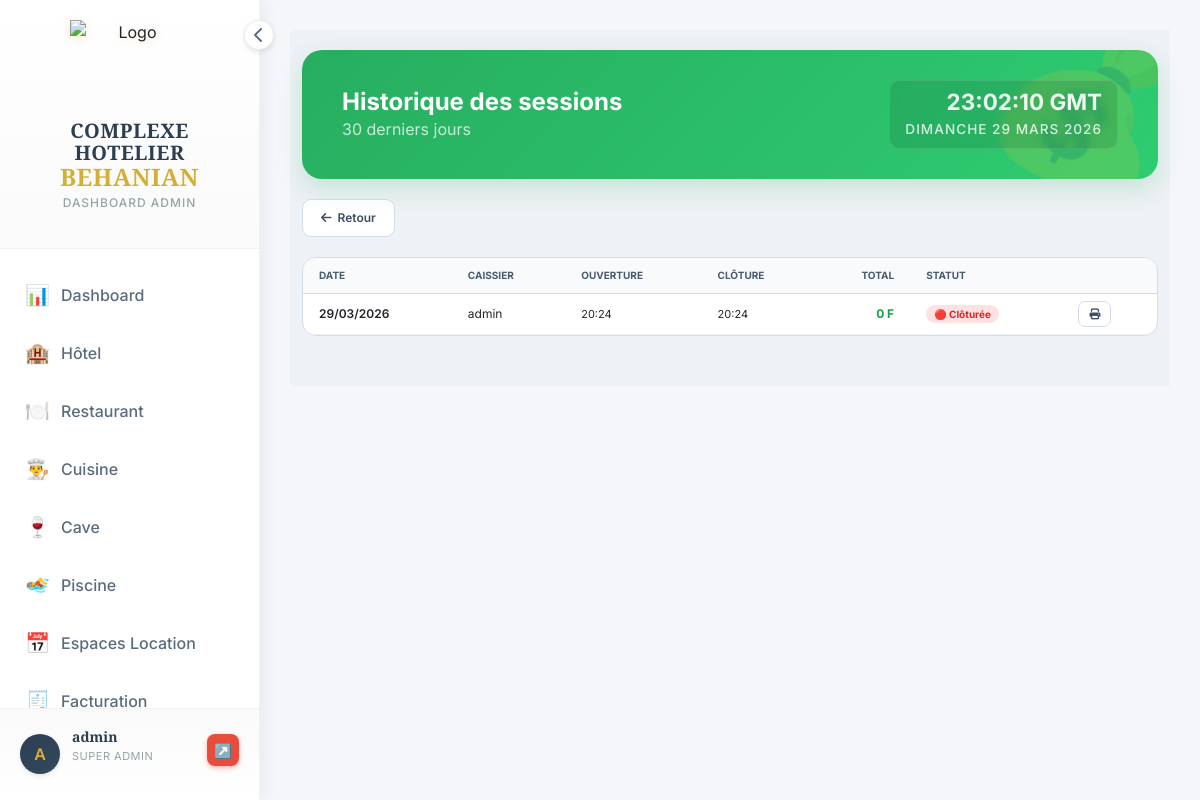
The app's page /caisse/historique/ (signed in), older data.
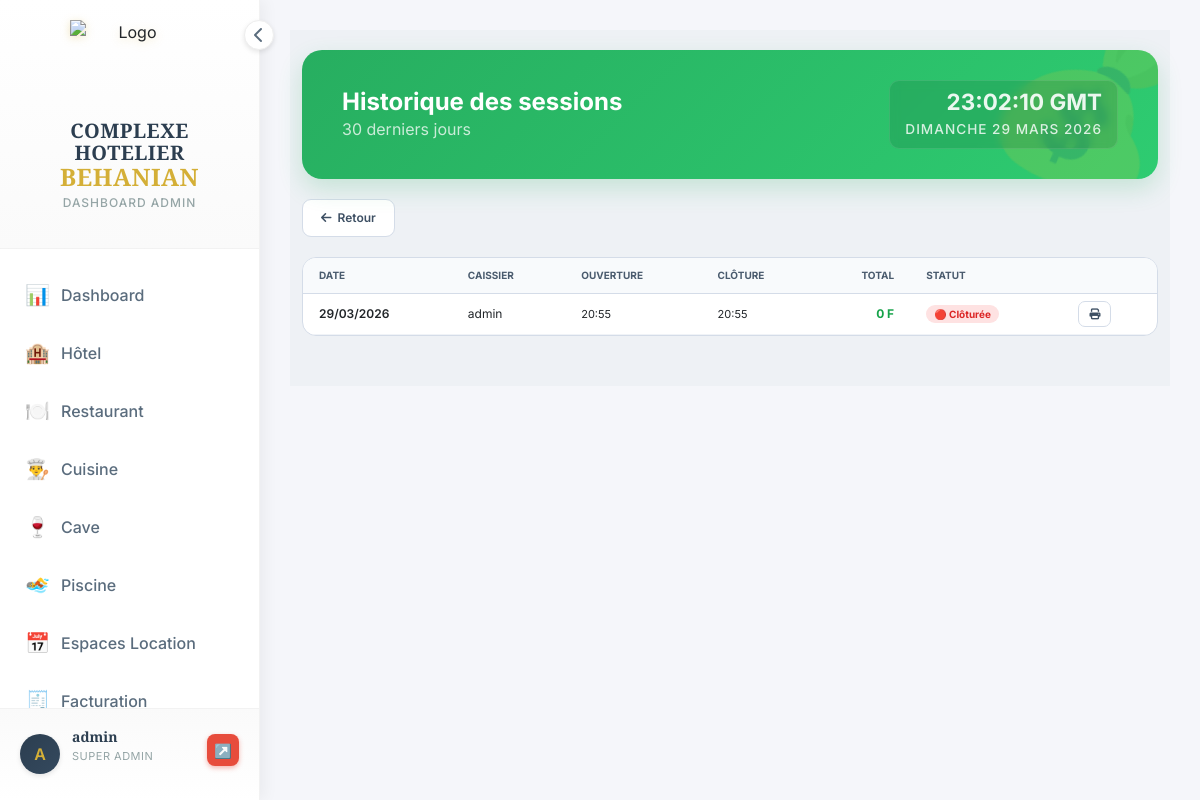
The same page, newer data.
### caisse/models.py (models this page shows, shortened)
class CaisseSession(models.Model):
    TYPE_CHOICES = [
        ('hotel',    'Caisse Hôtel (Réception)'),
        ('module',   'Caisse Module (Restaurant/Cave/Piscine/Espaces)'),
        ('centrale', 'Caisse Centrale (Manager)'),
    ]
    user = models.ForeignKey(User, on_delete=models.CASCADE, related_name='caisse_sessions')
    type_caisse = models.CharField(max_length=20, choices=TYPE_CHOICES, default='module')
    opened_at = models.DateTimeField(default=timezone.now)
    closed_at = models.DateTimeField(null=True, blank=True)
    is_open = models.BooleanField(default=True)
    fond_caisse = models.DecimalField(max_digits=12, decimal_places=2, default=Decimal('0'))
    fond_caisse_reel = models.DecimalField(max_digits=12, decimal_places=2, default=Decimal('0'), help_text="Fond compté à la clôture")
    total_especes = models.DecimalField(max_digits=12, decimal_places=2, default=Decimal('0'))
    total_mobile  = models.DecimalField(max_digits=12, decimal_places=2, default=Decimal('0'))
    total_carte   = models.DecimalField(max_digits=12, decimal_places=2, default=Decimal('0'))
    total_virement= models.DecimalField(max_digits=12, decimal_places=2, default=Decimal('0'))
    total_general = models.DecimalField(max_digits=12, decimal_places=2, default=Decimal('0'))
    prelevement_banque = models.DecimalField(max_digits=12, decimal_places=2, default=Decimal('0'))
    notes = models.TextField(blank=True)
    class Meta:
        ordering = ['-opened_at']

### caisse/views.py (the view)
# urls.py: path('historique/', views.historique, name='historique'),
@require_manager
def historique(request):
    from datetime import timedelta
    today = timezone.now().date()
    debut = today - timedelta(days=30)
    sessions = CaisseSession.objects.filter(
        opened_at__date__gte=debut
    ).select_related('user').order_by('-opened_at')
    stats_periode = get_stats_jour.__wrapped__(debut) if hasattr(get_stats_jour, '__wrapped__') else {}
    return render(request, 'caisse/historique.html', {
        'sessions': sessions,
        'today': today,
        'debut': debut,
    })

### utils/permissions.py (called while the page is built, shortened)
def get_user_groups(user):
    return list(user.groups.values_list('name', flat=True))

def require_manager(view_func):
    @wraps(view_func)
    @login_required
    def wrapper(request, *args, **kwargs):
        groups = get_user_groups(request.user)
        if not request.user.is_superuser and GROUPE_MANAGER_GENERAL not in groups:
            messages.error(request, "Accès refusé — réservé au Manager Général.")
            return redirect('caisse:index')
        return view_func(request, *args, **kwargs)
    return wrapper

def get_accessible_modules(user):
    if user.is_superuser:
        return ['dashboard', 'hotel', 'restaurant', 'bar', 'cuisine',
                'piscine', 'boite_nuit', 'espaces', 'caisse', 'facturation',
                'parametres', 'users']

### templates/caisse/historique.html (shortened to what this page needs)
{% extends 'dashboard/base_dashboard.html' %}
{% block content %}
<div style="background:#eef1f5;padding:20px 0 50px"><div class="container-fluid">
  <div class="header-glam caisse-watermark">
    <div class="header-content">
      <h2 style="font-size:1.5rem;font-weight:700;margin:0">Historique des sessions</h2>
      <p class="mb-0 opacity-75">30 derniers jours</p>
    </div>
    <div class="header-clock"><span class="time">--:-- GMT</span><span class="date">Chargement...</span></div>
  </div>
  <div style="display:flex;gap:10px;margin-bottom:20px">
    <a href="{% url 'caisse:index' %}" style="padding:9px 18px;border-radius:9px;border:1px solid #d4dce8;background:white;color:#3d4f63;font-size:12px;font-weight:600;display:inline-flex;align-items:center;gap:6px;text-decoration:none"><i class="fas fa-arrow-left"></i> Retour</a>
  </div>
  <div style="background:white;border:1px solid #d4dce8;border-radius:14px;overflow:hidden">
    <table style="width:100%;border-collapse:collapse;font-size:12px">
      <thead><tr style="background:#f8fafc">
        <th style="padding:10px 16px;text-align:left;font-size:10px;font-weight:700;text-transform:uppercase;color:#4a5b6e;border-bottom:1px solid #d4dce8">Date</th>
        <th style="padding:10px 16px;text-align:left;font-size:10px;font-weight:700;text-transform:uppercase;color:#4a5b6e;border-bottom:1px solid #d4dce8">Caissier</th>
        <th style="padding:10px 16px;text-align:left;font-size:10px;font-weight:700;text-transform:uppercase;color:#4a5b6e;border-bottom:1px solid #d4dce8">Ouverture</th>
        <th style="padding:10px 16px;text-align:left;font-size:10px;font-weight:700;text-transform:uppercase;color:#4a5b6e;border-bottom:1px solid #d4dce8">Clôture</th>
        <th style="padding:10px 16px;text-align:right;font-size:10px;font-weight:700;text-transform:uppercase;color:#4a5b6e;border-bottom:1px solid #d4dce8">Total</th>
        <th style="padding:10px 16px;text-align:left;font-size:10px;font-weight:700;text-transform:uppercase;color:#4a5b6e;border-bottom:1px solid #d4dce8">Statut</th>
        <th style="padding:10px 16px;border-bottom:1px solid #d4dce8"></th>
      </tr></thead>
      <tbody>
      {% for s in sessions %}
      <tr style="border-bottom:1px solid #f0f3f7">
        <td style="padding:11px 16px;font-weight:600">{{ s.opened_at|date:"d/m/Y" }}</td>
        <td style="padding:11px 16px">{{ s.user.get_full_name|default:s.user.username }}</td>
        <td style="padding:11px 16px;font-size:11px">{{ s.opened_at|date:"H:i" }}</td>
        <td style="padding:11px 16px;font-size:11px">{{ s.closed_at|date:"H:i"|default:"—" }}</td>
        <td style="padding:11px 16px;text-align:right;font-weight:700;color:#16a34a">{{ s.total_general|floatformat:0 }} F</td>
        <td style="padding:11px 16px">
          {% if s.is_open %}<span style="background:#dcfce7;color:#15803d;padding:3px 8px;border-radius:20px;font-size:10px;font-weight:700">🟢 Ouverte</span>
          {% else %}<span style="background:#fee2e2;color:#dc2626;padding:3px 8px;border-radius:20px;font-size:10px;font-weight:700">🔴 Clôturée</span>{% endif %}
        </td>
        <td style="padding:11px 16px">
          <a href="{% url 'caisse:rapport_session' s.pk %}" style="padding:5px 10px;border-radius:7px;border:1px solid #d4dce8;background:white;color:#3d4f63;font-size:11px;font-weight:600;text-decoration:none" target="_blank"><i class="fas fa-print"></i></a>
        </td>
      </tr>
      {% empty %}
      <tr><td colspan="7" style="text-align:center;padding:30px;color:#7a8b9c">Aucune session sur cette période</td></tr>
      {% endfor %}
      </tbody>
    </table>
  </div>
</div></div>
{% endblock %}

Row changes from the older to the newer data that the page shows:
removed CaisseSession: opened_at "29/03/2026", user.get_full_name "admin", opened_at "20:24", closed_at "20:24", total_general "0", is_open "🔴 Clôturée"
added CaisseSession: opened_at "29/03/2026", user.get_full_name "admin", opened_at "20:55", closed_at "20:55", total_general "0", is_open "🔴 Clôturée"
